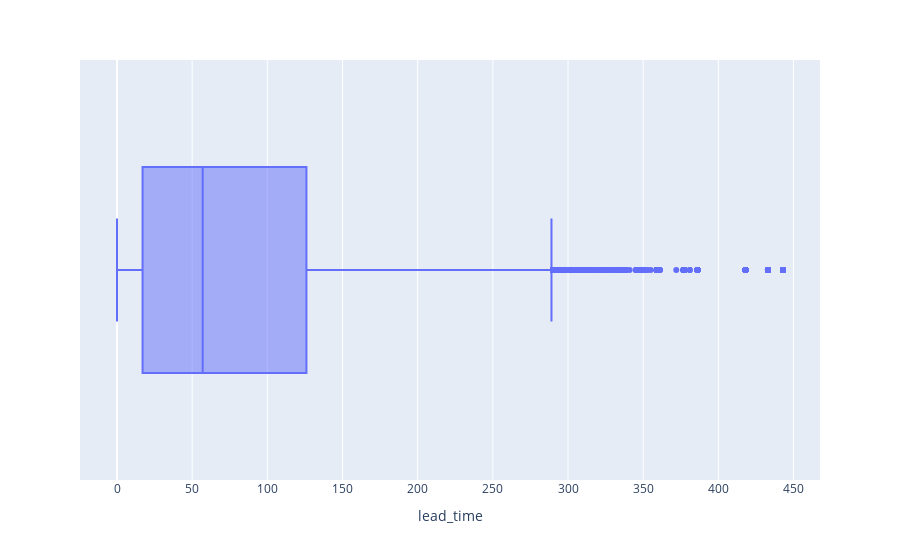

Notebook code cell kept with this figure:
### Code cell
px.box(df,x=df["lead_time"])

### Figure 1 — Plotly figure (JSON) as saved in the notebook; plotly's stock layout.template omitted (floating-point values rounded to 4 significant figures; data arrays with more than 128 entries replaced by an {"elided": "..."} marker saying what was removed)
{"data": [{"alignmentgroup": "True", "hovertemplate": "lead_time=%{x}<extra></extra>", "legendgroup": "", "marker": {"color": "#636efa"}, "name": "", "notched": false, "offsetgroup": "", "orientation": "h", "showlegend": false, "type": "box", "x": {"elided": "36248 int values"}, "x0": " ", "xaxis": "x", "y0": " ", "yaxis": "y"}], "layout": {"boxmode": "group", "legend": {"tracegroupgap": 0}, "margin": {"t": 60}, "xaxis": {"anchor": "y", "domain": [0, 1], "title": {"text": "lead_time"}}, "yaxis": {"anchor": "x", "domain": [0, 1]}}}
